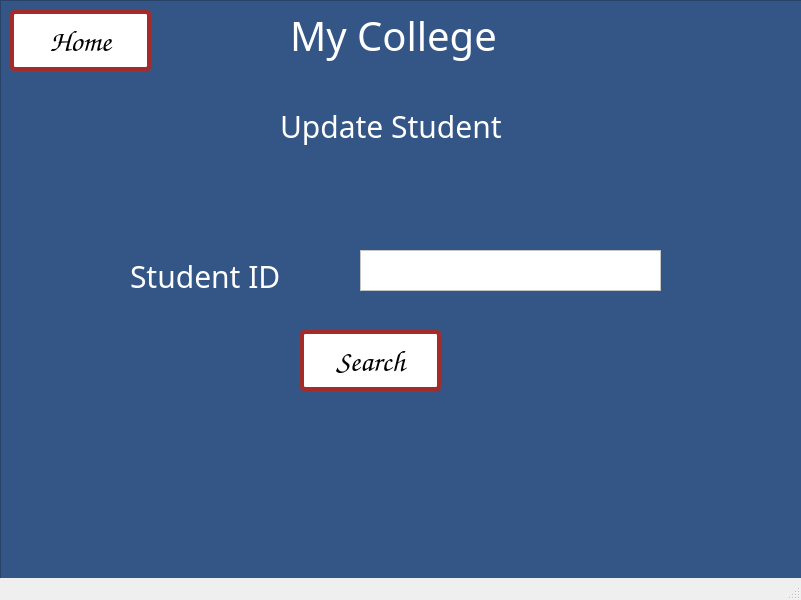
<?xml version="1.0" encoding="UTF-8"?>
<ui version="4.0">
 <class>MainWindow</class>
 <widget class="QMainWindow" name="MainWindow">
  <property name="geometry">
   <rect>
    <x>0</x>
    <y>0</y>
    <width>801</width>
    <height>600</height>
   </rect>
  </property>
  <property name="windowTitle">
   <string>MainWindow</string>
  </property>
  <widget class="QWidget" name="centralwidget">
   <widget class="QWidget" name="gridLayoutWidget">
    <property name="geometry">
     <rect>
      <x>0</x>
      <y>0</y>
      <width>831</width>
      <height>591</height>
     </rect>
    </property>
    <layout class="QGridLayout" name="gridLayout">
     <item row="0" column="0">
      <widget class="QFrame" name="frame">
       <property name="autoFillBackground">
        <bool>false</bool>
       </property>
       <property name="styleSheet">
        <string notr="true"> background-color: #345687;</string>
       </property>
       <property name="frameShape">
        <enum>QFrame::StyledPanel</enum>
       </property>
       <property name="frameShadow">
        <enum>QFrame::Raised</enum>
       </property>
       <widget class="QLabel" name="label_4">
        <property name="geometry">
         <rect>
          <x>290</x>
          <y>10</y>
          <width>211</width>
          <height>51</height>
         </rect>
        </property>
        <property name="font">
         <font>
          <family>Papyrus</family>
          <pointsize>-1</pointsize>
         </font>
        </property>
        <property name="styleSheet">
         <string notr="true">font-size: 40px;
color: white;</string>
        </property>
        <property name="text">
         <string>My College</string>
        </property>
       </widget>
       <widget class="QLabel" name="label_5">
        <property name="geometry">
         <rect>
          <x>280</x>
          <y>100</y>
          <width>231</width>
          <height>51</height>
         </rect>
        </property>
        <property name="font">
         <font>
          <family>Papyrus</family>
          <pointsize>-1</pointsize>
         </font>
        </property>
        <property name="styleSheet">
         <string notr="true">font-size: 30px;
color: white;</string>
        </property>
        <property name="text">
         <string>Update Student</string>
        </property>
       </widget>
       <widget class="QTextEdit" name="updateStudentLandingPageTakeStudentID">
        <property name="geometry">
         <rect>
          <x>360</x>
          <y>250</y>
          <width>301</width>
          <height>41</height>
         </rect>
        </property>
        <property name="styleSheet">
         <string notr="true">background-color:white;color:black;font-size:25px;</string>
        </property>
       </widget>
       <widget class="QLabel" name="label_6">
        <property name="geometry">
         <rect>
          <x>130</x>
          <y>250</y>
          <width>161</width>
          <height>51</height>
         </rect>
        </property>
        <property name="font">
         <font>
          <family>Papyrus</family>
          <pointsize>-1</pointsize>
         </font>
        </property>
        <property name="styleSheet">
         <string notr="true">font-size: 30px;
color: white;</string>
        </property>
        <property name="text">
         <string>Student ID</string>
        </property>
       </widget>
       <widget class="QPushButton" name="updateStudentLandingPageHome">
        <property name="geometry">
         <rect>
          <x>10</x>
          <y>10</y>
          <width>141</width>
          <height>61</height>
         </rect>
        </property>
        <property name="font">
         <font>
          <family>Comic Sans MS</family>
          <pointsize>-1</pointsize>
          <underline>false</underline>
          <strikeout>false</strikeout>
         </font>
        </property>
        <property name="styleSheet">
         <string notr="true">background-color: white;
display: inline-block;
      padding: 10px 20px;
      font-size: 30px;
      text-align: center;
      text-decoration: none;
      cursor: pointer;
      border-radius: 5px;
      transition: background-color 0.3s ease;
 border: 4px solid brown;</string>
        </property>
        <property name="text">
         <string>Home</string>
        </property>
       </widget>
       <widget class="QPushButton" name="updateStudentLandingPageSearchButtonID">
        <property name="geometry">
         <rect>
          <x>300</x>
          <y>330</y>
          <width>141</width>
          <height>61</height>
         </rect>
        </property>
        <property name="font">
         <font>
          <family>Comic Sans MS</family>
          <pointsize>-1</pointsize>
          <underline>false</underline>
          <strikeout>false</strikeout>
         </font>
        </property>
        <property name="styleSheet">
         <string notr="true">background-color: white;
display: inline-block;
      padding: 10px 20px;
      font-size: 30px;
      text-align: center;
      text-decoration: none;
      cursor: pointer;
      border-radius: 5px;
      transition: background-color 0.3s ease;
 border: 4px solid brown;</string>
        </property>
        <property name="text">
         <string>Search</string>
        </property>
       </widget>
      </widget>
     </item>
    </layout>
   </widget>
  </widget>
  <widget class="QStatusBar" name="statusbar"/>
 </widget>
 <resources/>
 <connections/>
</ui>
